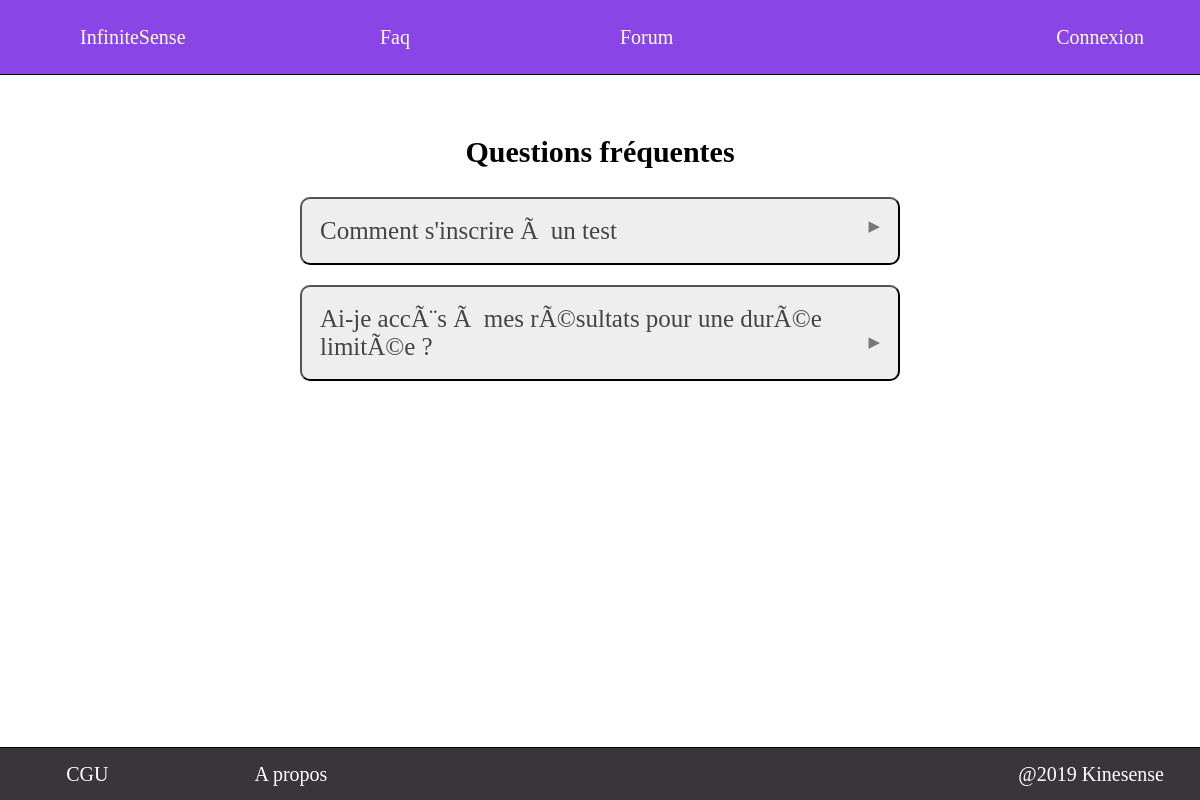
/src/view/autre/faq.php, run on an earlier commit of the app's database.
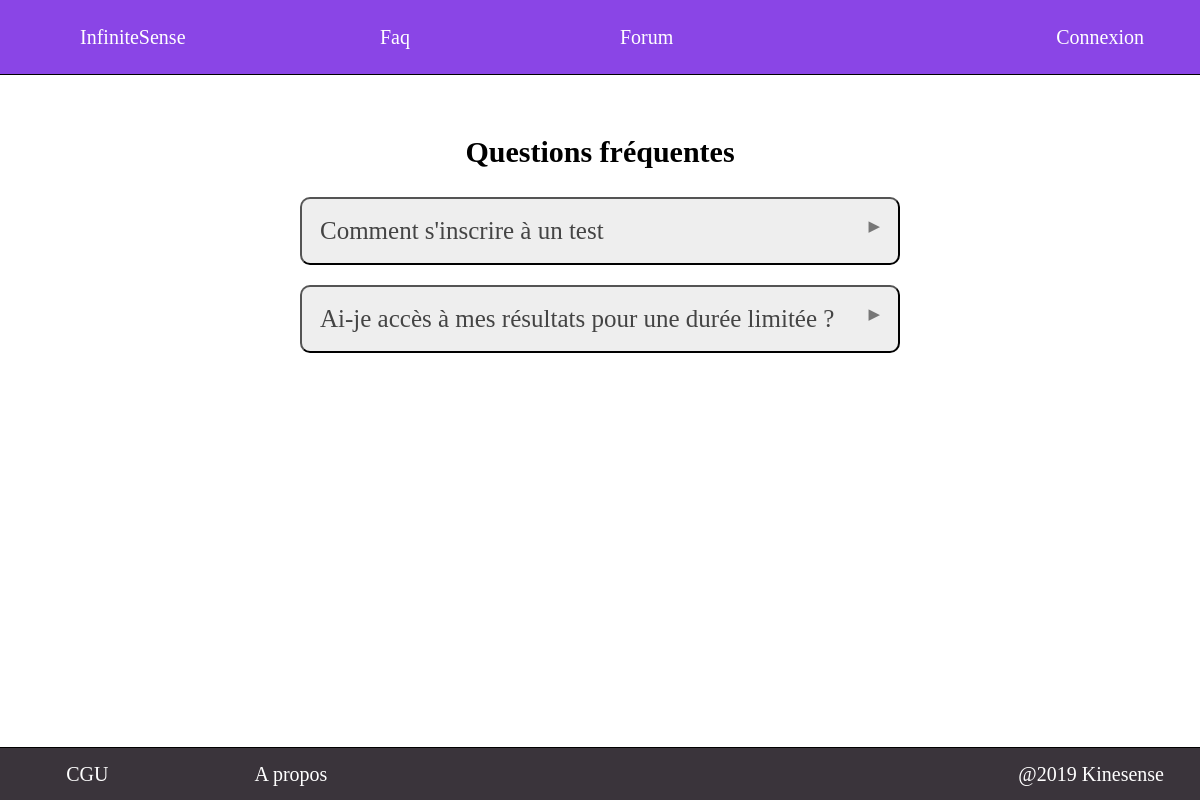
And on a later commit of the database.
### tables this page shows
CREATE TABLE question_faq(
	id_question INT AUTO_INCREMENT PRIMARY KEY,
	question TEXT NOT NULL,
	reponse TEXT NOT NULL
);

### src/view/autre/faq.php (the view, shortened to what this page needs)
<!DOCTYPE html>
<html>
	<head>
		<link rel="stylesheet" href="../../public/css/autre/Faq.css"/>
	</head>
	<body>
		<?php include("../general/Header.php"); ?>
		<?php include('../general/Message_serveur.php');?>
		<section>
			<h1>Questions fréquentes</h1></br>
			<div id="faq">
				<?php
				$db = db_connect();
					?><script> show_message('Connexion à la base de donnée impossible','red'); </script><?php
				try {
					$req = "SELECT question, reponse FROM question_faq";
					$rep = $db->query($req);
				} catch (Exception $e)
				{
					?><script type="text/javascript"> show_message('Erreur serveur','red'); </script><?php
					exit;
				}
				if ($rep->rowCount()==0)
				{
					?><script type="text/javascript"> show_message('Aucun sujet trouvé','orange'); </script><?php
				} else {
	      	while ($sujets=$rep->fetch()) {
						?>
						<button class="question"><?php echo $sujets['question']; ?></button>
						<?php
					}
				}
				?>
			</div>
		</section>
		<?php include("../general/Footer.php"); ?>
	</body>
</html>

What changed in the data, as far as the page shows it:
changed question_faq: question "Comment s'inscrire Ã un test" → "Comment s'inscrire à un test"
changed question_faq: question "Ai-je accÃ¨s Ã mes rÃ©sultats pour une durÃ©e limitÃ©e ?" → "Ai-je accès à mes résultats pour une durée limitée ?"
